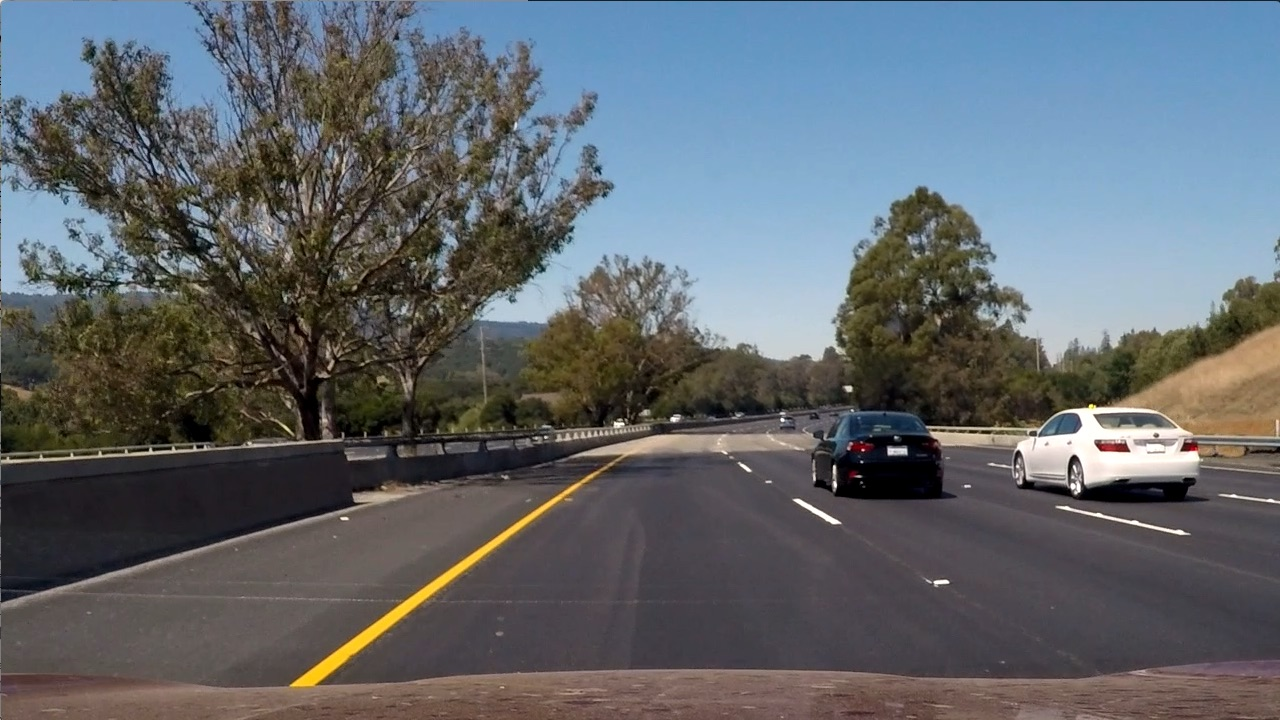
#> input picture p4-adv-lane-finding/test_images/test6.jpg, 1280 x 720 px
$ python -i Thresholder.py   (imports and definitions only)   (older library calls are emulated)
#> lines starting #> are read from the running program, lines starting #| are printed output that depends on the picture; after the words box and inside, x2 and y2 are one past the last pixel; in counts of white or black regions, pixels touching at a corner belong together
import cv2
import numpy as np

import matplotlib.pyplot as plt
import matplotlib.image as mpimg

class Thresholder:

    def __init__(self):

        self.sobel_kernel = 15

        self.thresh_dir_min = 0.7
        self.thresh_dir_max = 1.2

        self.thresh_mag_min = 50
        self.thresh_mag_max = 255

    def applyDirectionThreshold(self, sobelx, sobely):

        print ("Inside Thresholder:applyDirectionThreshold() ")

        abs_sobelx = np.abs(sobelx)
        abs_sobely = np.abs(sobely)
        scaled_sobel = np.arctan2(abs_sobely, abs_sobelx)
        sxbinary = np.zeros_like(scaled_sobel)
        sxbinary[(scaled_sobel >= self.thresh_dir_min) & (scaled_sobel <= self.thresh_dir_max)] = 1

        return sxbinary

    def applyMangnitudeThreshold(self, sobelx, sobely):

        print ("Inside Thresholder:applyMangnitudeThreshold() ")

        gradmag = np.sqrt(sobelx ** 2 + sobely ** 2)
        scale_factor = np.max(gradmag) / 255
        gradmag = (gradmag / scale_factor).astype(np.uint8)
        binary_output = np.zeros_like(gradmag)
        binary_output[(gradmag >= self.thresh_mag_min) & (gradmag <= self.thresh_mag_max)] = 1

        return binary_output

    def applyColorThreshold(self, img):

        print ("Inside Thresholder:applyColorThreshold() ")

        '''
        From tutorial, we can see that
          color space like HLS is robust
          S channel is probably  best bet,
            given that it's cleaner than the H channel and
            doing a bit better than the R channel or
            simple grayscaling.

            the S channel is still doing a fairly robust job of picking up the lines under
            very different color and contrast conditions,
            while the other selections look messy.


        '''

        img = cv2.cvtColor(img, cv2.COLOR_RGB2HSV)
        yellow_min = np.array([15, 100, 120], np.uint8)
        yellow_max = np.array([80, 255, 255], np.uint8)
        yellow_mask = cv2.inRange(img, yellow_min, yellow_max)

        white_min = np.array([0, 0, 200], np.uint8)
        white_max = np.array([255, 30, 255], np.uint8)
        white_mask = cv2.inRange(img, white_min, white_max)

        binary_output = np.zeros_like(img[:, :, 0])
        binary_output[((yellow_mask != 0) | (white_mask != 0))] = 1

        filtered = img
        filtered[((yellow_mask == 0) & (white_mask == 0))] = 0

        return binary_output

    def getCombinedThreshold(self, img):

        print ("Inside Thresholder:getCombinedThreshold() ")

        ### main funciton that applies direction threshold, magnitude threshold followed
        ### by color threshold

        sobelx = cv2.Sobel(img[:, :, 2], cv2.CV_64F, 1, 0, ksize=self.sobel_kernel)
        sobely = cv2.Sobel(img[:, :, 2], cv2.CV_64F, 0, 1, ksize=self.sobel_kernel)

        direc = self.applyDirectionThreshold(sobelx, sobely)
        mag = self.applyMangnitudeThreshold(sobelx, sobely)
        color = self.applyColorThreshold(img)

        combined = np.zeros_like(direc)
        combined[((color == 1) & ((mag == 1) | (direc == 1)))] = 1

        return combined


# [7 lines left out: function testColorThreshold, not called in this run]


# [2 lines not run here, left out]

>>> import cv2
>>> picture = cv2.cvtColor(cv2.imread('test_images/test6.jpg'), cv2.COLOR_BGR2RGB)
>>> result = Thresholder().getCombinedThreshold(picture)
#> in applyDirectionThreshold, `scaled_sobel = np.arctan2(abs_sobely, abs_sobelx)`:
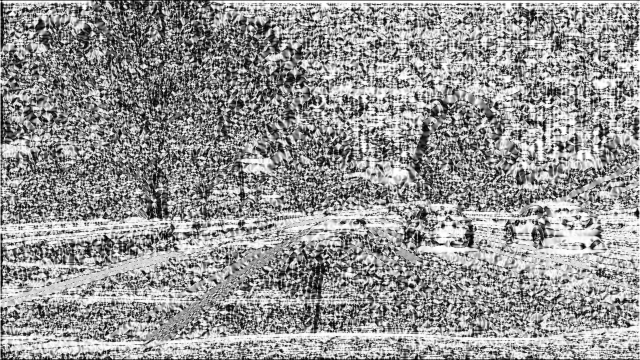
#> scaled_sobel: shape (720, 1280) float64 (shown at 1/2 size); min 0, max 1.57, mean 0.918; drawn with min black and max white
#> in getCombinedThreshold, `direc = self.applyDirectionThreshold(sobelx, sobely)`:
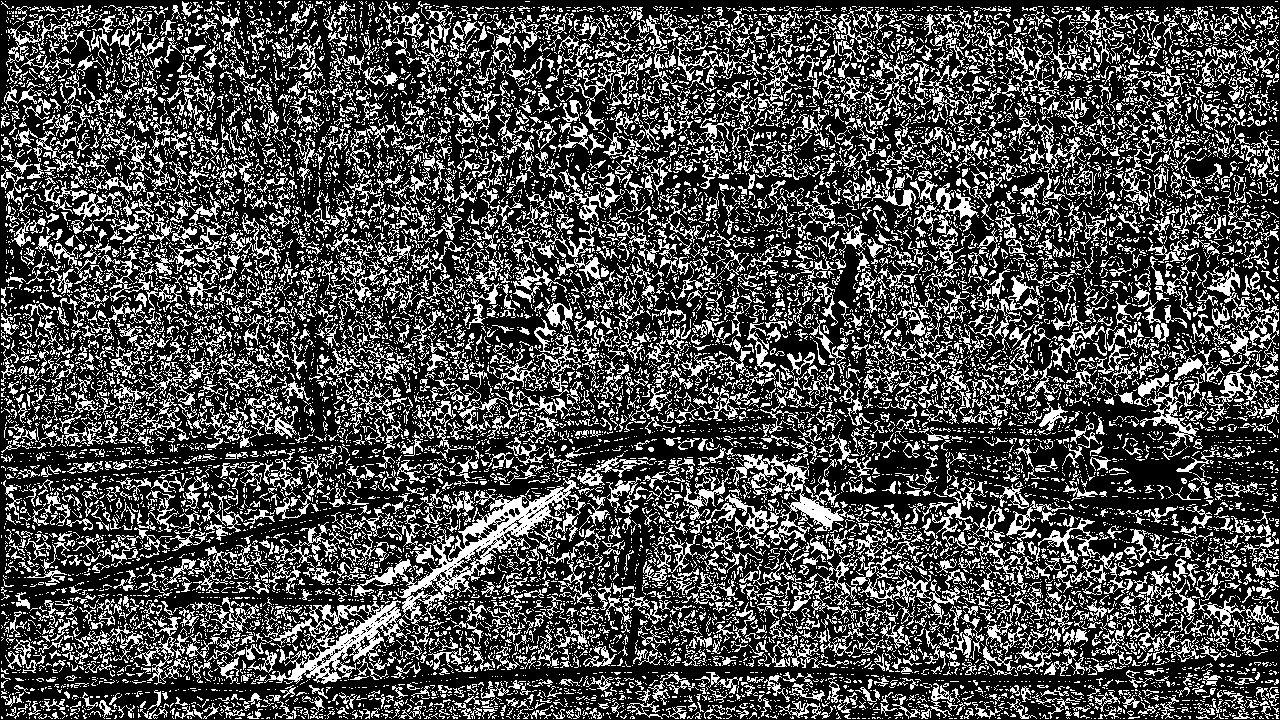
#> direc: shape (720, 1280) float64; values 0 (black) and 1 (white), 29.7% white in thin lines or dots
#> in applyMangnitudeThreshold, `gradmag = np.sqrt(sobelx ** 2 + sobely ** 2)`:
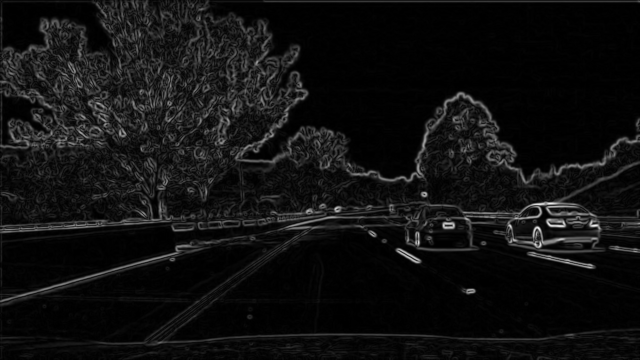
#> gradmag: shape (720, 1280) float64 (shown at 1/2 size); min 0, max 6.08e+09, mean 406345719.5; drawn with min black and max white
#> in applyMangnitudeThreshold, `scale_factor = np.max(gradmag) / 255`: scale_factor = 23852602
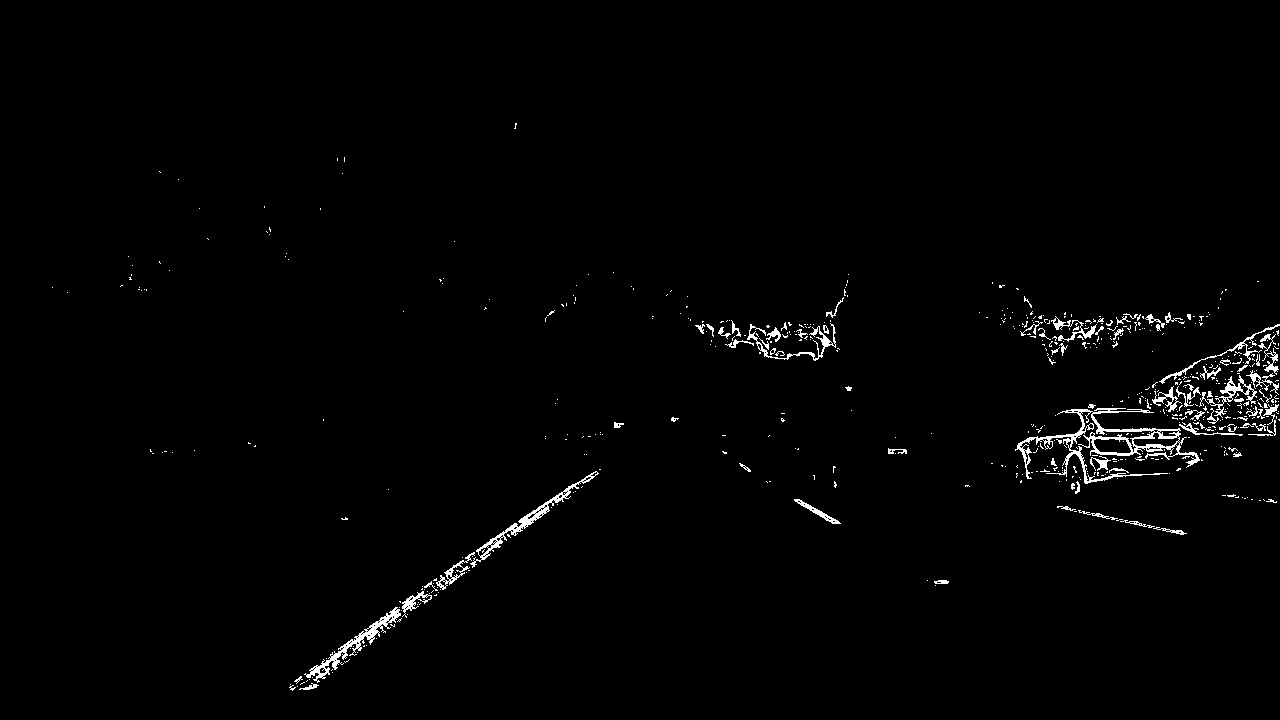
#> result: shape (720, 1280) float64; values 0 (black) and 1 (white), 1.3% white in thin lines or dots, all inside (x1, y1, x2, y2) = (52, 123, 1280, 691)

$ run again, on p4-adv-lane-finding/test_images/test1.jpg
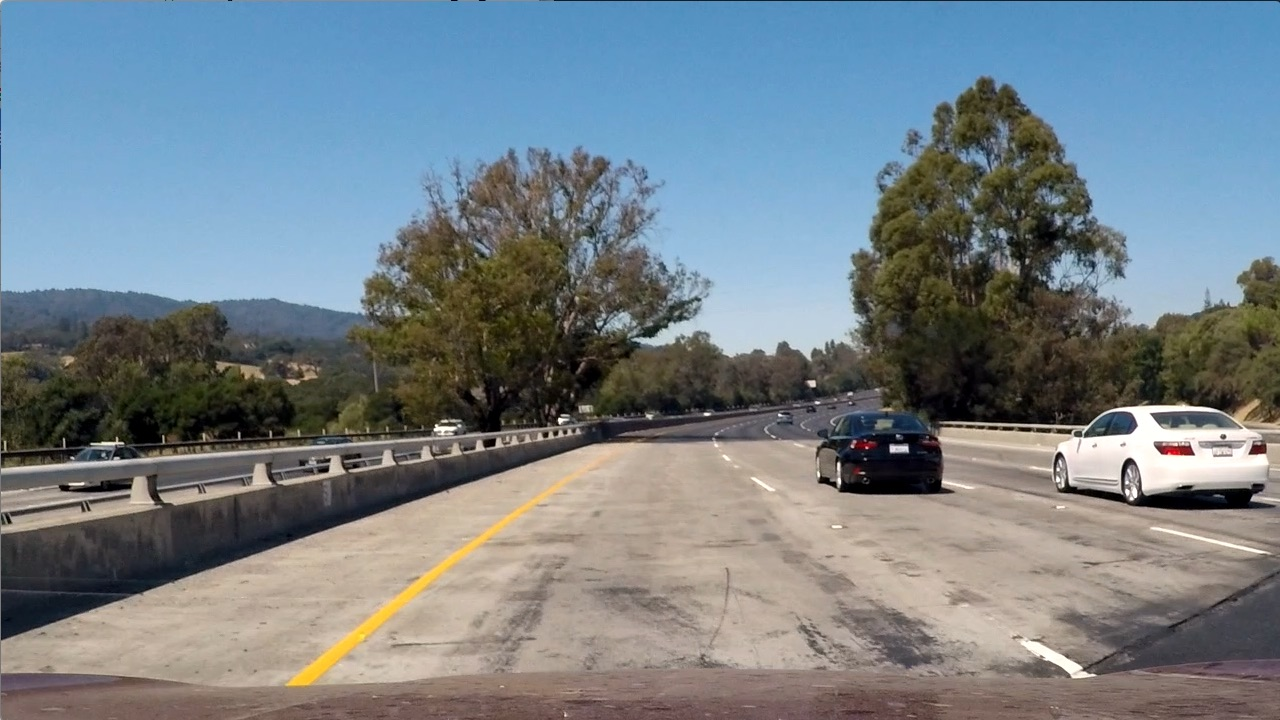
#> input picture p4-adv-lane-finding/test_images/test1.jpg, 1280 x 720 px
#> in getCombinedThreshold, `direc = self.applyDirectionThreshold(sobelx, sobely)`:
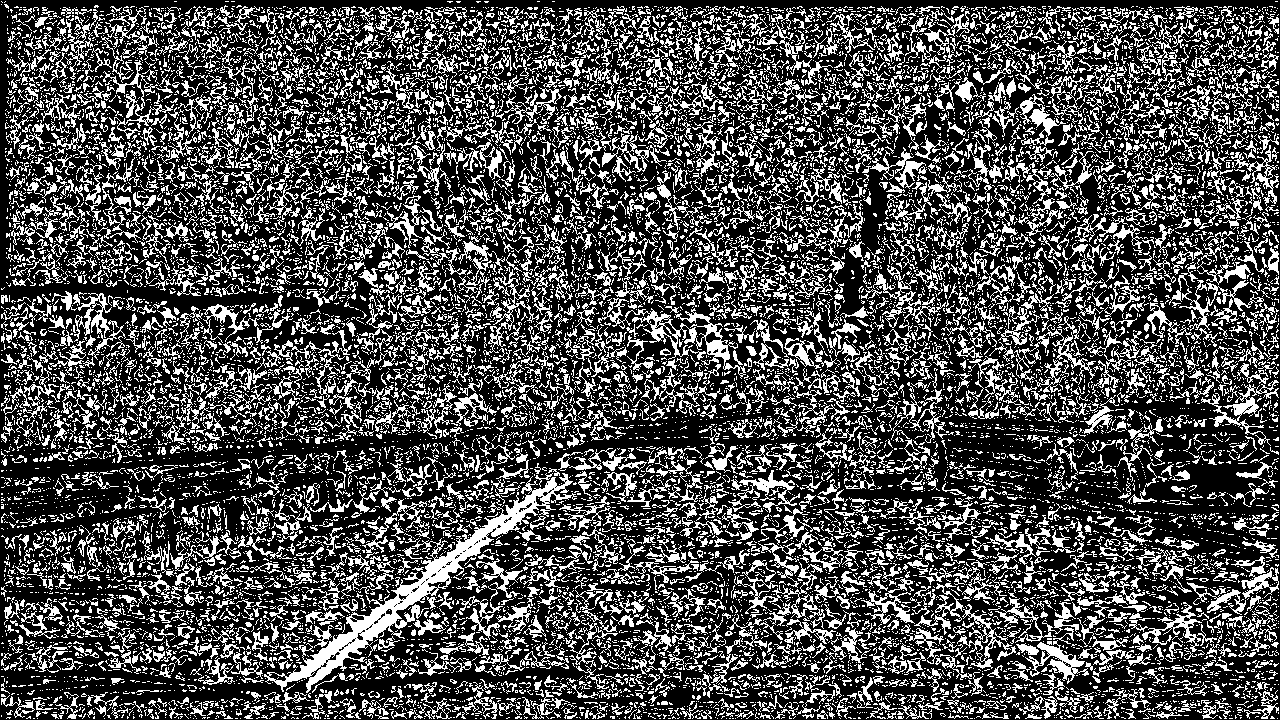
#> direc: shape (720, 1280) float64; values 0 (black) and 1 (white), 30.3% white in thin lines or dots
#> scale_factor = 25158773.6
#> mag: shape (720, 1280); values 0 (black) and 1 (white), 7.6% white; 521 white regions (293 under 20 px), largest, box (x1, y1, x2, y2) and area: (815, 397, 1280, 513) 11540, (846, 74, 1131, 355) 5096, (0, 411, 572, 470) 4344
#> img: shape (720, 1280, 3); mean H, S, V 60.3, 78, 149.5
#> yellow_mask: shape (720, 1280); 0.46% white; 30 white regions (28 under 20 px), largest, box (x1, y1, x2, y2) and area: (286, 477, 571, 688) 4097, (1243, 412, 1254, 421) 34
#> white_mask: shape (720, 1280); 1.6% white; 237 white regions (203 under 20 px), largest, box (x1, y1, x2, y2) and area: (1054, 405, 1269, 491) 9362, (706, 330, 831, 359) 1198, (1019, 637, 1096, 678) 798
#> filtered: shape (720, 1280, 3); mean H, S, V 0.6, 1, 4.9
#> color: shape (720, 1280); values 0 (black) and 1 (white), 2.1% white; 267 white regions (231 under 20 px), largest, box (x1, y1, x2, y2) and area: (1054, 405, 1269, 491) 9362, (286, 477, 571, 688) 4097, (706, 330, 831, 359) 1198
#> `result = Thresholder().getCombinedThreshold(picture)`:
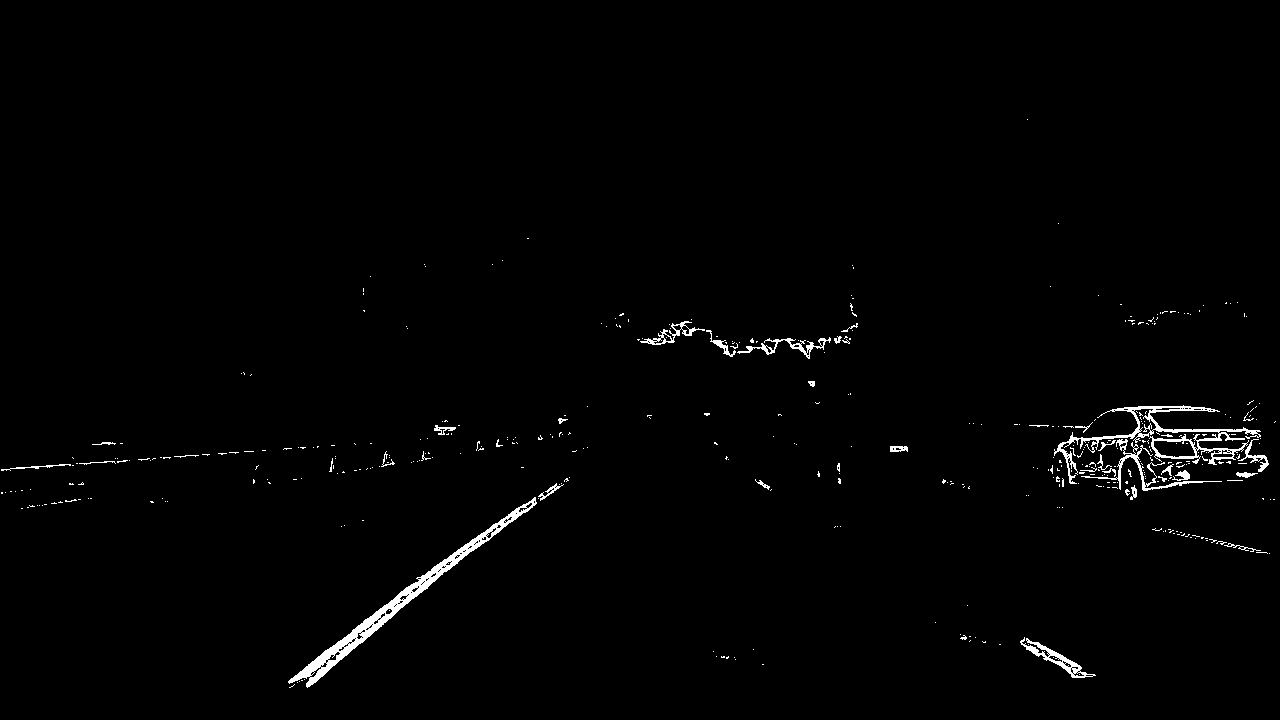
#> result: shape (720, 1280) float64; values 0 (black) and 1 (white), 1.2% white; 425 white regions (386 under 20 px), largest, box (x1, y1, x2, y2) and area: (288, 497, 537, 688) 3329, (1054, 405, 1261, 484) 2373, (1081, 439, 1222, 491) 696
